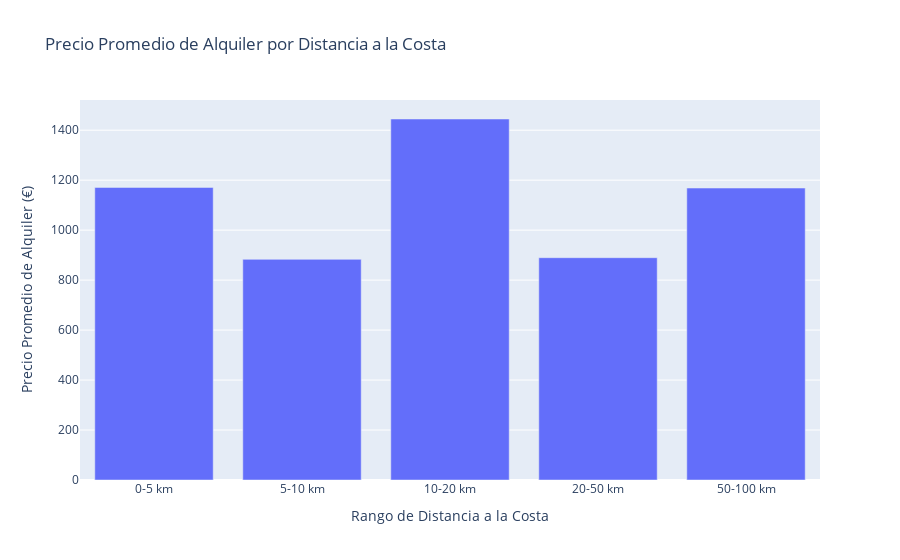

The notebook cell saved with this chart:
### Code cell
# Convertir los precios promedio y rangos de distancia en un DataFrame para usar con Plotly
df_precio_distancia = pd.DataFrame({
    'rango_distancia': precio_por_distancia.index,
    'precio_promedio': precio_por_distancia.values
})

# Crear un gráfico de barras interactivo
fig = px.bar(df_precio_distancia, x='rango_distancia', y='precio_promedio', title='Precio Promedio de Alquiler por Distancia a la Costa')
fig.update_layout(xaxis_title='Rango de Distancia a la Costa', yaxis_title='Precio Promedio de Alquiler (€)')

# Mostrar el gráfico
fig.show()

### Figure 1 — Plotly figure (JSON) as saved in the notebook; plotly's stock layout.template omitted (floating-point values rounded to 4 significant figures)
{"data": [{"alignmentgroup": "True", "hovertemplate": "rango_distancia=%{x}<br>precio_promedio=%{y}<extra></extra>", "legendgroup": "", "marker": {"color": "#636efa", "pattern": {"shape": ""}}, "name": "", "offsetgroup": "", "orientation": "v", "showlegend": false, "textposition": "auto", "type": "bar", "x": ["0-5 km", "5-10 km", "10-20 km", "20-50 km", "50-100 km"], "xaxis": "x", "y": [1171.0, 883.1, 1445.0, 889.7, 1168.0], "yaxis": "y"}], "layout": {"barmode": "relative", "legend": {"tracegroupgap": 0}, "title": {"text": "Precio Promedio de Alquiler por Distancia a la Costa"}, "xaxis": {"anchor": "y", "domain": [0, 1], "title": {"text": "Rango de Distancia a la Costa"}}, "yaxis": {"anchor": "x", "domain": [0, 1], "title": {"text": "Precio Promedio de Alquiler (€)"}}}}
